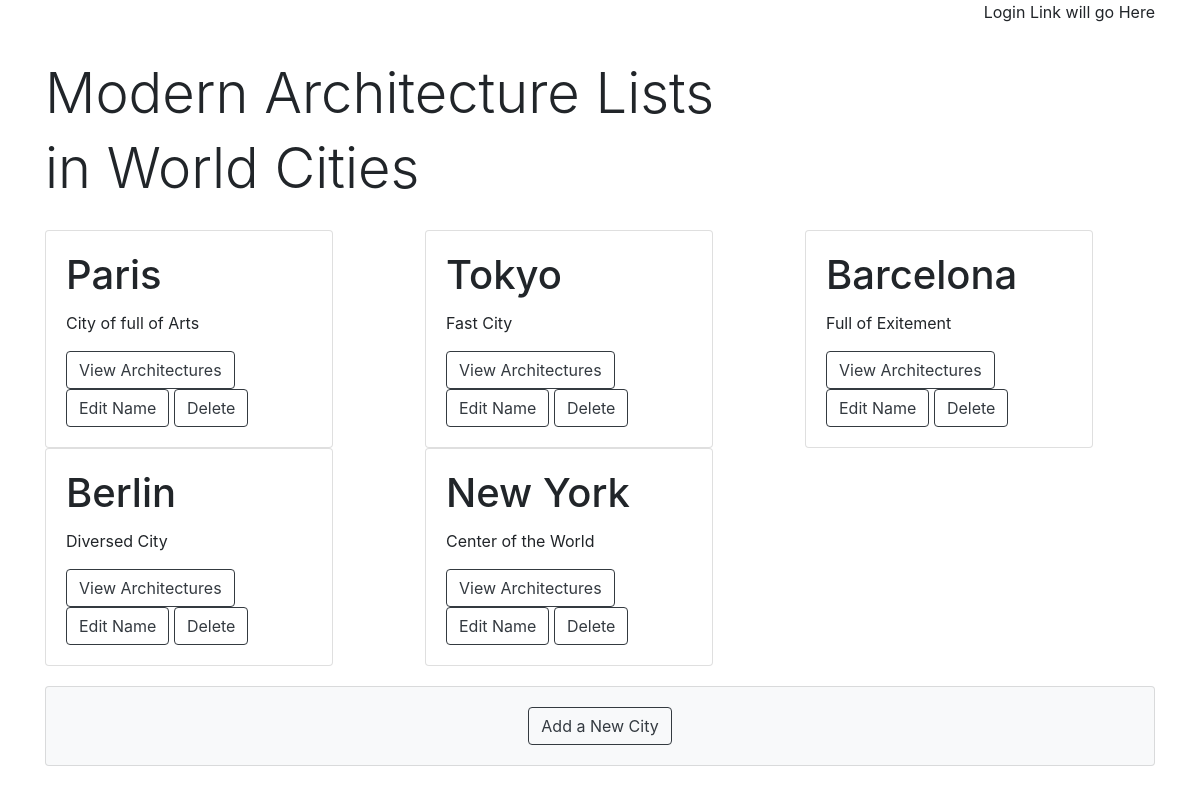
Before: /cities/ with the older database file.
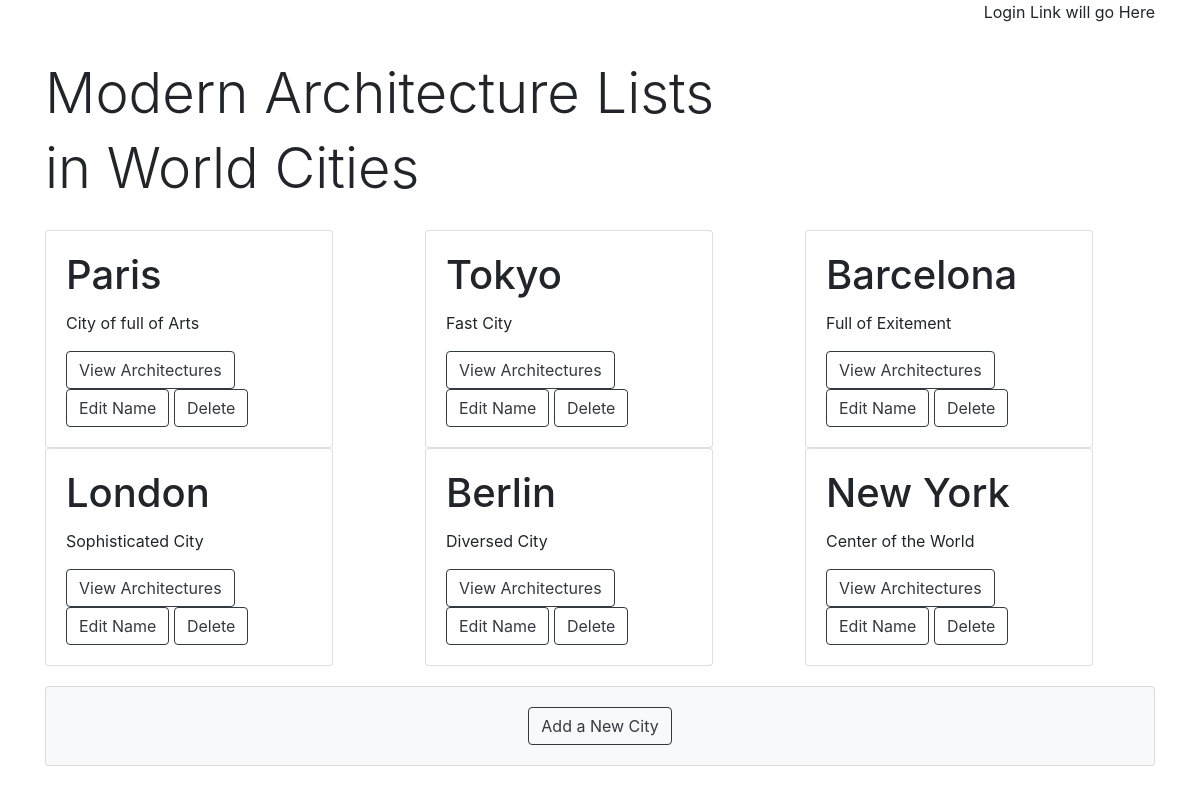
After: the same page with the newer database file.
### database_setup.py (models this page shows)
class City(Base):
    __tablename__ = 'city'
    id = Column(Integer, primary_key=True)
    name = Column(String(250), nullable=False)
    description = Column(String(250), nullable=False)
    user_id = Column(Integer, ForeignKey('user.id'))
    user = relationship(User)

### project.py (the view)
@app.route('/')
@app.route('/cities/')
def showCities():
    cities = session.query(City).order_by(City.id)
    return render_template('cities.html', cities=cities)

### templates/cities.html
{% extends "main.html" %}
{% block content %}
{% include "header.html" %}
<div class='row'>
    <h1 class='col-12 display-4'>Modern Architecture Lists</h1>
    <h1 class='col-12 display-4'>in World Cities</h1>
</div>
<div class='row'>
	{% for city in cities %}
        <div class='col-sm-4'>
            <div class="card" style="width: 18rem;">
                <div class="card-body">
                    <h1 class="card-title">{{city.name}}</h1>
                    <p class="card-text">{{city.description}}</p>
                    <a href="{{url_for('showArchitectures', city_id=city.id)}}" class='btn btn-outline-dark'>View Architectures</a>
                    <a href="{{url_for('editCity', city_id=city.id)}}" class='btn btn-outline-dark'>Edit Name</a>
                    <a href="{{url_for('deleteCity', city_id=city.id)}}" class='btn btn-outline-dark'>Delete</a>
                </div>
            </div>
        </div>
    {% endfor %}
</div>
<div class='row'>
    <div class='col-sm-12'>
            <div class="card bg-light mb-3">
            <div class="card-body text-center">
                <a href="{{url_for('newCity')}}" class='btn btn-outline-dark'>Add a New City</a>
            </div>
        </div>
    </div>
</div>
{% endblock %}

### templates/main.html (shortened to what this page needs)
<!DOCTYPE html>
<html lang="en">
	<head>
		<link rel="stylesheet" href="//netdna.bootstrapcdn.com/bootstrap/4.1.2/css/bootstrap.min.css">
		<link rel=stylesheet type=text/css href="{{ url_for('static', filename='styles.css') }}">
	</head>
	<body>
		<div class="container">
			{% block content %}
			{% endblock %}
		</div>
	</body>
</html>

### templates/header.html
<div class="row top-menu">
	<div class="col-md-6">
	</div>
	<div class="col-md-6 text-right">
					<p>Login Link will go Here </p>
	</div>
</div>

### static/styles.css (style rules this page uses)
.row { padding-bottom: 20px; }

Changed rows visible on the page:
added City: name "London", description "Sophisticated City"
